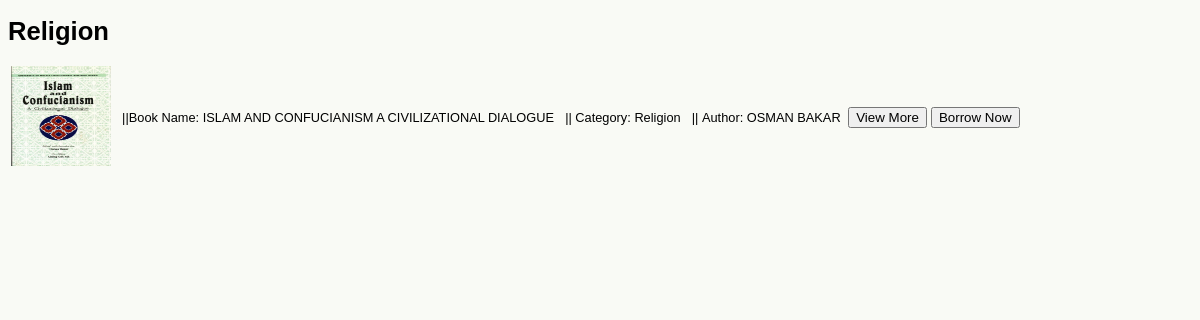
Screenshot of /sites/religion.php with the database file from the repository.
### tables this page shows
CREATE TABLE `book` (
  `ID` int(11) NOT NULL,
  `Name` varchar(100) NOT NULL,
  `Category` varchar(100) NOT NULL,
  `PublishDate` date NOT NULL,
  `Author` varchar(100) NOT NULL,
  `Description` varchar(1000) NOT NULL,
  `ISBNNumber` varchar(100) NOT NULL,
  `Image` text NOT NULL,
  `PublishPlace` varchar(100) NOT NULL,
  `Price` decimal(10,0) NOT NULL
);

### sites/religion.php (the view, shortened to what this page needs)
<!DOCTYPE html>
<html>
<head>
    <link rel="stylesheet" type="text/css" href="css/mystyle.css">
</head>
<body class="fontp">
<?php
include 'repositories/conn.php';
echo "<p><h1>Religion</h1></p>";
echo "<table>";
$result = mysqli_query($conn, "SELECT * FROM `book` WHERE `Category` = 'Religion';");
while($row = mysqli_fetch_row($result)){
    echo '<tr><td><img style="height: 100px; width: 100px;" src="images/uploads/'.$row[7].'"></td>';
    echo "<td>&nbsp ||Book Name: $row[1]</td>";
    echo "<td>&nbsp ||&nbspCategory: $row[2]</td>";
    echo "<td>&nbsp ||&nbspAuthor: $row[4]</td>";
    echo "<td>&nbsp<a href=viewdetailbook.php?ID=$row[0]><button type='button'>View More</button><a></td>";
    echo "<td style='color:red'><a href=borrow.php?ID=$row[0]><button type='button'>Borrow Now</button></td>";
    echo "</tr>";
    }
echo "</table>";
?>
</body>
</html>

### sites/css/mystyle.css (style rules this page uses)
body { background-color: #F9FAF5; font-family: arial, sans-serif; }
.fontp { font-size: 0.8em; }
a { color: black; text-decoration: none; }

### rows the page displays
book: Image (picture), Name "ISLAM AND CONFUCIANISM A CIVILIZATIONAL DIALOGUE", Category "Religion", Author "OSMAN BAKAR"
